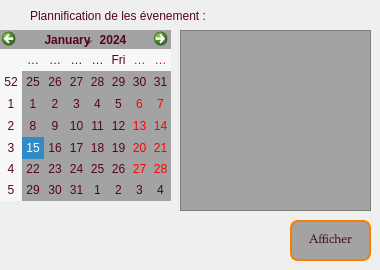
          <widget class="QWidget" name="tabWidget_2Page2">
           <attribute name="title">
            <string>1</string>
           </attribute>
           <widget class="QLabel" name="label_8">
            <property name="geometry">
             <rect>
              <x>30</x>
              <y>0</y>
              <width>291</width>
              <height>31</height>
             </rect>
            </property>
            <property name="styleSheet">
             <string notr="true">color: rgb(86, 1, 38);
font: 900 italic 10pt &quot;Segoe UI&quot;;</string>
            </property>
            <property name="text">
             <string>Plannification de les évenement :</string>
            </property>
           </widget>
           <widget class="QPushButton" name="pushButton_afficher2">
            <property name="geometry">
             <rect>
              <x>290</x>
              <y>220</y>
              <width>81</width>
              <height>41</height>
             </rect>
            </property>
            <property name="styleSheet">
             <string notr="true">background-color:#A3A3A3;
color: rgb(86, 1, 38);
padding: 1px;
border-style: solid;
border: 2px solid #f77f00;
border-radius: 8px;
font-size: 12px;
font-family: Palatino Linotype;</string>
            </property>
            <property name="text">
             <string>Afficher</string>
            </property>
           </widget>
           <widget class="QTableView" name="tableView_3">
            <property name="geometry">
             <rect>
              <x>180</x>
              <y>30</y>
              <width>191</width>
              <height>181</height>
             </rect>
            </property>
            <property name="styleSheet">
             <string notr="true">background-color:#A3A3A3;
color: rgb(86, 1, 38);</string>
            </property>
           </widget>
           <widget class="QCalendarWidget" name="calendarWidget_events">
            <property name="geometry">
             <rect>
              <x>0</x>
              <y>30</y>
              <width>171</width>
              <height>171</height>
             </rect>
            </property>
            <property name="styleSheet">
             <string notr="true">background-color:#A3A3A3;
background-color: rgb(86, 1, 38);
background-color:#A3A3A3;
color: rgb(86, 1, 38);
border-radius: 40px;
font: 900 italic 8pt &quot;Segoe UI&quot;;</string>
            </property>
           </widget>
          </widget>
